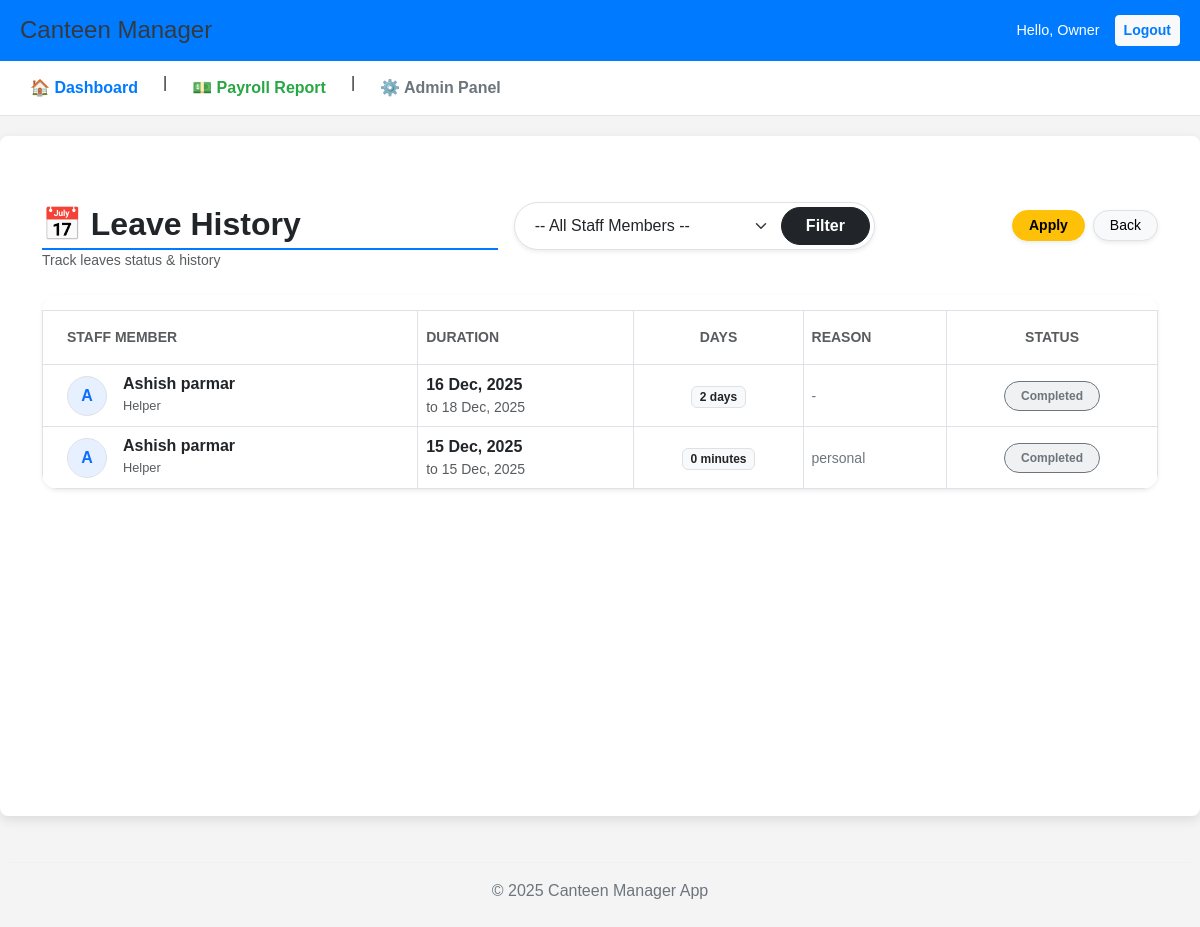
The app's page /management/staff/leave-history/ (signed in), older data.
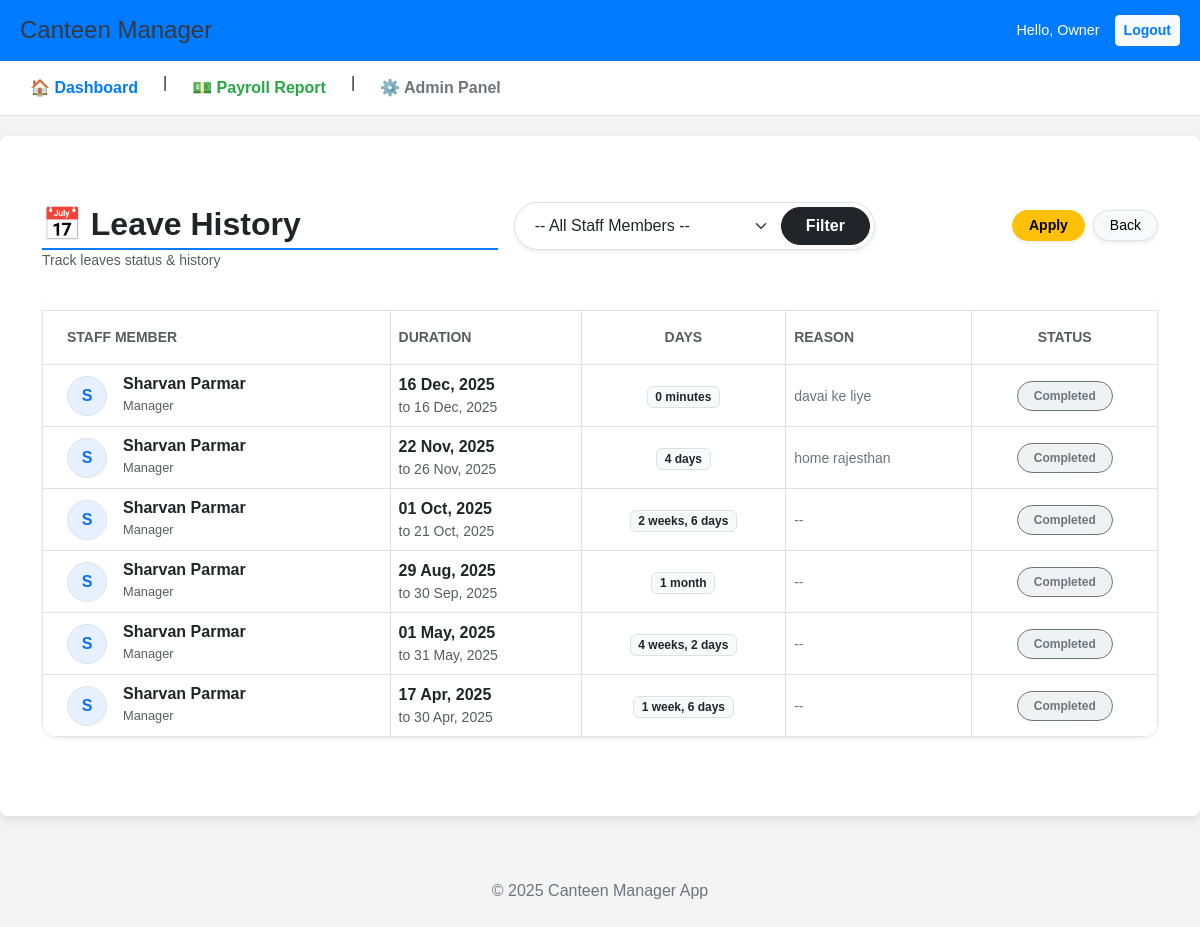
The same page, newer data.
### management/models.py (models this page shows, shortened)
class StaffLeave(models.Model):
    staff = models.ForeignKey(
        Staff,
        on_delete=models.CASCADE,
        verbose_name="Staff Member"
    )
    start_date = models.DateField(verbose_name="Start Date")
    end_date = models.DateField(verbose_name="End Date")
    reason = models.TextField(null=True, blank=True, verbose_name="Reason for Leave")
    is_paid_leave = models.BooleanField(default=False, verbose_name="Paid Leave (Don't Cut Salary)")
    def total_days(self):
        """Calculates the total number of days in the leave period (inclusive)"""
        if self.start_date and self.end_date:
            delta = self.end_date - self.start_date
            return delta.days + 1
        return 0
    total_days.short_description = 'Total Days' # एडमिन पैनल में दिखने वाला नाम
    class Meta:
        verbose_name = "Staff Leave (Period)"
        verbose_name_plural = "Staff Leaves (Periods)"

class Staff(models.Model):
    ROLES = [
        ('Manager', 'Manager'),
        ('Cook', 'Cook'),
        ('Helper', 'Helper'),
    ]
    canteen = models.ForeignKey(
        Canteen,
        on_delete=models.SET_NULL, # अगर कैंटीन डिलीट हो जाए, तो स्टाफ को NULL कर दें
        null=True,
        blank=True,
        verbose_name="Assigned Canteen"
    )
    name = models.CharField(max_length=100, verbose_name="Staff Name")
    role = models.CharField(max_length=50, choices=ROLES, default='Helper', verbose_name="Role")
    phone = models.CharField(max_length=15, default='0000000000', verbose_name="Phone Number")
    joining_date = models.DateField(null=True, blank=True, verbose_name="Joining Date")
    monthly_salary = models.DecimalField(max_digits=10, decimal_places=2, verbose_name="Monthly Salary")
    bank_account_no = models.CharField(max_length=20, blank=True, null=True,verbose_name="Bank Account No")
    ifsc_code = models.CharField(max_length=15, blank=True, null=True,verbose_name="IFSC Code")
    photo = models.ImageField(upload_to='staff_photos/', null=True, blank=True, verbose_name="Staff Photo")
    aadhar_card = models.ImageField(upload_to='staff_aadhar/', null=True, blank=True, verbose_name="Aadhar Card Photo")
    class Meta:
        verbose_name = "Staff Member"
        verbose_name_plural = "Staff"
    is_active = models.BooleanField(default=True, verbose_name="Is Active Employee")
    leaving_date = models.DateField(null=True, blank=True, verbose_name="Leaving Date")

### management/views.py (the view)
# urls.py: path('staff/leave-history/', views.staff_leave_history, name='staff_leave_history'),
@login_required
def staff_leave_history(request):
    leaves = StaffLeave.objects.select_related('staff').all().order_by('-start_date')
    staff_id = request.GET.get('staff') # URL se ID layega
    if staff_id:
        leaves = leaves.filter(staff_id=staff_id)
    all_staff = Staff.objects.all()
    context = {
        'leaves': leaves,
        'all_staff': all_staff, # Dropdown list
        'selected_staff_id': int(staff_id) if staff_id else None, # Selected rakhne ke liye
        'today': date.today()
    }
    return render(request, 'management/staff_leave_history.html', context)

### management/templates/management/staff_leave_history.html (shortened to what this page needs)
{% extends 'base.html' %}
{% block content %}
<div class="container mt-4 mb-5">
    <div class="row align-items-center mb-4 g-3">
        <div class="col-md-5">
            <h2 class="fw-bold text-dark mb-0">📅 Leave History</h2>
            <p class="text-muted small mb-0">Track leaves status & history</p>
        </div>
        <div class="col-md-4">
            <form method="GET" class="d-flex shadow-sm rounded-pill bg-white p-1 border">
                <select name="staff" class="form-select border-0 rounded-pill ps-3" style="outline: none; box-shadow: none;">
                    <option value="">-- All Staff Members --</option>
                </select>
                <button type="submit" class="btn btn-dark rounded-pill px-4 fw-bold">Filter</button>
            </form>
        </div>
        <div class="col-md-3 text-end">
            <div class="d-flex justify-content-end gap-2">
                <a href="{% url 'apply_leave' %}" class="btn btn-warning fw-bold shadow-sm rounded-pill btn-sm px-3">
                     Apply
                </a>
                <a href="{% url 'staff_list' %}" class="btn btn-light border shadow-sm rounded-pill btn-sm px-3">
                    Back
                </a>
            </div>
        </div>
    </div>
    <div class="card shadow-sm border-0 rounded-4 overflow-hidden">
        <div class="table-responsive">
            <table class="table table-hover align-middle mb-0">
                <thead class="bg-light">
                    <tr>
                        <th class="ps-4 py-3 text-muted small text-uppercase">Staff Member</th>
                        <th class="py-3 text-muted small text-uppercase">Duration</th>
                        <th class="py-3 text-muted small text-uppercase text-center">Days</th>
                        <th class="py-3 text-muted small text-uppercase">Reason</th>
                        <th class="py-3 text-muted small text-uppercase text-center">Status</th>
                    </tr>
                </thead>
                <tbody>
                    {% for leave in leaves %}
                    <tr>
                        <td class="ps-4">
                            <div class="d-flex align-items-center">
                                <div class="rounded-circle bg-primary bg-opacity-10 text-primary d-flex justify-content-center align-items-center fw-bold me-3 border"
                                     style="width: 40px; height: 40px;">
                                    {{ leave.staff.name|slice:":1" }}
                                </div>
                                <div>
                                    <h6 class="mb-0 fw-bold text-dark">{{ leave.staff.name }}</h6>
                                    <small class="text-muted" style="font-size: 0.8rem;">{{ leave.staff.role }}</small>
                                </div>
                            </div>
                        </td>
                        <td>
                            <div class="d-flex flex-column">
                                <span class="fw-bold text-dark">{{ leave.start_date|date:"d M, Y" }}</span>
                                <span class="text-muted small">to {{ leave.end_date|date:"d M, Y" }}</span>
                            </div>
                        </td>
                        <td class="text-center">
                            <span class="badge bg-light text-dark border">
                                {{ leave.end_date|timeuntil:leave.start_date }}
                            </span>
                        </td>
                        <td style="max-width: 250px;">
                            <span class="text-secondary small">{{ leave.reason|default:"-"|truncatechars:50 }}</span>
                        </td>
                        <td class="text-center">
                            {% if leave.end_date < today %}
                                <span class="badge bg-secondary bg-opacity-10 text-secondary border border-secondary px-3 py-2 rounded-pill">
                                    Completed
                                </span>
                            {% elif leave.start_date > today %}
                                <span class="badge bg-info bg-opacity-10 text-info border border-info px-3 py-2 rounded-pill">
                                    Upcoming
                                </span>
                            {% else %}
                                <span class="badge bg-danger bg-opacity-10 text-danger border border-danger px-3 py-2 rounded-pill">
                                    ● On Leave
                                </span>
                            {% endif %}
                        </td>
                    </tr>
                    {% endfor %}
                </tbody>
            </table>
        </div>
    </div>
</div>
{% endblock %}

### management/templates/base.html (shortened to what this page needs)
<!DOCTYPE html>
<html lang="en">
<head>
    <link href="https://cdn.jsdelivr.net/npm/bootstrap@5.3.0/dist/css/bootstrap.min.css" rel="stylesheet">
</head>
<body>
    <header>
        <div style="background-color: #007bff; color: white; padding: 15px 20px; display: flex; justify-content: space-between; align-items: center;">
            <h1 style="margin: 0; font-size: 1.5em;">Canteen Manager</h1>
            {% if user.is_authenticated %}
            <div style="display: flex; align-items: center; gap: 15px;">
                <span style="font-size: 0.9em;">Hello, {{ user.username }}</span>
                <form method="post" action="{% url 'logout' %}" style="margin: 0;">
                    <button type="submit" class="btn btn-sm btn-light" style="color: #007bff; font-weight: bold;">Logout</button>
                </form>
            </div>
            {% endif %}
        </div>
        <nav class="main-nav" style="background-color: #ffffff; padding: 10px 20px; border-bottom: 1px solid #e2e6ea;">
            {% if user.is_authenticated %}
            <div style="display: flex; gap: 15px;">
                <a href="{% url 'home_dashboard' %}" style="color: #007bff; font-weight: bold;">
                    🏠 Dashboard
                </a>
                |
                <a href="{% url 'payroll_summary' %}" style="color: #28a745; font-weight: bold;">
                    💵 Payroll Report
                </a>
                |
                <a href="/admin/" style="color: #6c757d; font-weight: bold;">
                    ⚙️ Admin Panel
                </a>
            </div>
            {% endif %}
        </nav>
    </header>
    <main>
        {% block content %}
        {% endblock %}
    </main>
    <footer style="text-align: center; padding: 10px; color: #6c757d;">
        <hr style="border-color: #dee2e6;">
        <p>&copy; 2025 Canteen Manager App</p>
    </footer>
</body>
</html>

### management/templates/base.html (style rules this page uses)
body { font-family: Arial, sans-serif; margin: 0; padding: 0; background-color: #f4f4f4; }
main { padding: 20px; max-width: 1200px; margin: 20px auto; background-color: white; min-height: 85vh; border-radius: 8px; box-shadow: 0 4px 12px rgba(0,0,0,0.1); }
h1 { color: #343a40; }
h2 { border-bottom: 2px solid #007bff; padding-bottom: 5px; margin-top: 25px; }
table { border-collapse: collapse; margin-top: 15px; width: 100%; }
th, td { border: 1px solid #dee2e6; padding: 12px; text-align: left; }
th { background-color: #f0f0f0; }
.main-nav a { text-decoration: none; padding: 5px 10px; border-radius: 4px; transition: background-color 0.3s; }

Row changes from the older to the newer data that the page shows:
removed StaffLeave: staff.name "A", staff.name "Ashish parmar", staff.role "Helper", start_date "16 Dec, 2025", end_date "18 Dec, 2025", end_date "2 days", reason "-", shows "Completed"
removed StaffLeave: staff.name "A", staff.name "Ashish parmar", staff.role "Helper", start_date "15 Dec, 2025", end_date "15 Dec, 2025", end_date "0 minutes", reason "personal", shows "Completed"
added StaffLeave: staff.name "S", staff.name "Sharvan Parmar", staff.role "Manager", start_date "16 Dec, 2025", end_date "16 Dec, 2025", end_date "0 minutes", reason "davai ke liye", shows "Completed"
added StaffLeave: staff.name "S", staff.name "Sharvan Parmar", staff.role "Manager", start_date "22 Nov, 2025", end_date "26 Nov, 2025", end_date "4 days", reason "home rajesthan", shows "Completed"
added StaffLeave: staff.name "S", staff.name "Sharvan Parmar", staff.role "Manager", start_date "01 Oct, 2025", end_date "21 Oct, 2025", end_date "2 weeks, 6 days", reason "--", shows "Completed"
added StaffLeave: staff.name "S", staff.name "Sharvan Parmar", staff.role "Manager", start_date "29 Aug, 2025", end_date "30 Sep, 2025", end_date "1 month", reason "--", shows "Completed"
added StaffLeave: staff.name "S", staff.name "Sharvan Parmar", staff.role "Manager", start_date "01 May, 2025", end_date "31 May, 2025", end_date "4 weeks, 2 days", reason "--", shows "Completed"
added StaffLeave: staff.name "S", staff.name "Sharvan Parmar", staff.role "Manager", start_date "17 Apr, 2025", end_date "30 Apr, 2025", end_date "1 week, 6 days", reason "--", shows "Completed"
